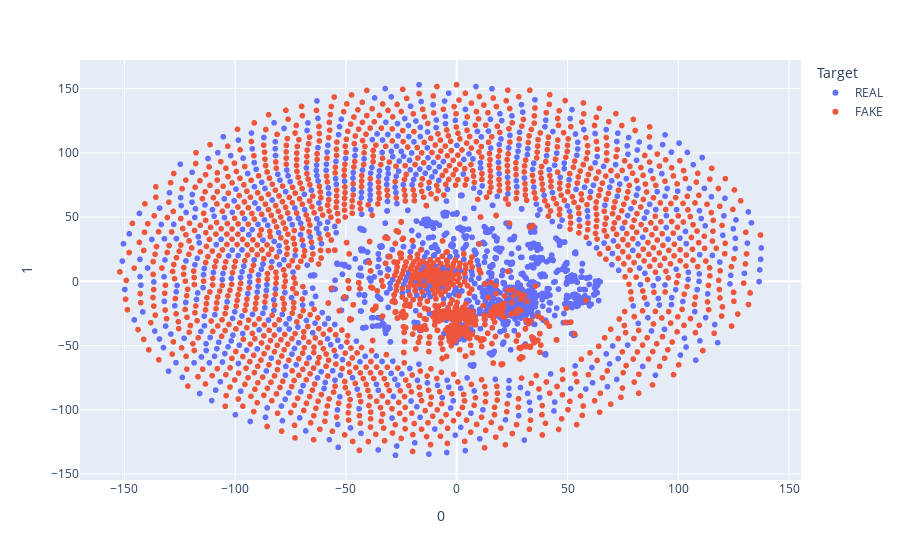

Notebook code for this chart:
### Code cell
fig = px.scatter(
    X_embedded, x=0, y=1,
    color=y_train, labels={'color': 'Target'}
)
fig.show()

### Figure 1 — Plotly figure (JSON) as saved in the notebook; plotly's stock layout.template omitted (floating-point values rounded to 4 significant figures; data arrays with more than 128 entries replaced by an {"elided": "..."} marker saying what was removed)
{"data": [{"hovertemplate": "Target=REAL<br>0=%{x}<br>1=%{y}<extra></extra>", "legendgroup": "REAL", "marker": {"color": "#636efa", "symbol": "circle"}, "mode": "markers", "name": "REAL", "showlegend": true, "type": "scattergl", "x": {"elided": "2124 float values"}, "xaxis": "x", "y": {"elided": "2124 float values"}, "yaxis": "y"}, {"hovertemplate": "Target=FAKE<br>0=%{x}<br>1=%{y}<extra></extra>", "legendgroup": "FAKE", "marker": {"color": "#EF553B", "symbol": "circle"}, "mode": "markers", "name": "FAKE", "showlegend": true, "type": "scattergl", "x": {"elided": "2120 float values"}, "xaxis": "x", "y": {"elided": "2120 float values"}, "yaxis": "y"}], "layout": {"autosize": true, "legend": {"title": {"text": "Target"}, "tracegroupgap": 0}, "margin": {"t": 60}, "xaxis": {"anchor": "y", "autorange": true, "domain": [0, 1], "range": [-169.4, 154.7], "title": {"text": "0"}, "type": "linear"}, "yaxis": {"anchor": "x", "autorange": true, "domain": [0, 1], "range": [-157.7, 175.4], "title": {"text": "1"}, "type": "linear"}}}
